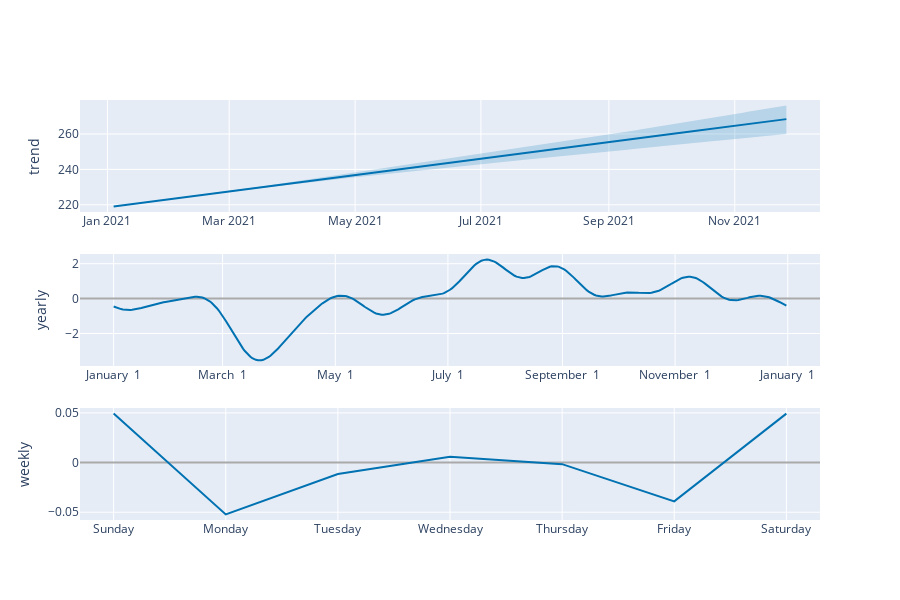

The notebook cell saved with this chart:
### Code cell
plot_components_plotly(model, forecast2)

### Figure 1 — Plotly figure (JSON) as saved in the notebook; plotly's stock layout.template omitted (floating-point values rounded to 4 significant figures; data arrays with more than 128 entries replaced by an {"elided": "..."} marker saying what was removed)
{"data": [{"line": {"color": "#0072B2", "width": 2}, "mode": "lines", "name": "trend", "type": "scatter", "x": {"elided": "228 str values"}, "xaxis": "x", "y": {"elided": "228 float values"}, "yaxis": "y"}, {"line": {"color": "rgba(0, 114, 178, 0.2)", "width": 0}, "mode": "lines", "name": "trend_upper", "type": "scatter", "x": {"elided": "228 str values"}, "xaxis": "x", "y": {"elided": "228 float values"}, "yaxis": "y"}, {"fill": "tonexty", "fillcolor": "rgba(0, 114, 178, 0.2)", "line": {"color": "rgba(0, 114, 178, 0.2)", "width": 0}, "mode": "lines", "name": "trend_lower", "type": "scatter", "x": {"elided": "228 str values"}, "xaxis": "x", "y": {"elided": "228 float values"}, "yaxis": "y"}, {"line": {"color": "#0072B2", "width": 2}, "mode": "lines", "name": "yearly", "type": "scatter", "x": {"elided": "365 str values"}, "xaxis": "x2", "y": {"elided": "365 float values"}, "yaxis": "y2"}, {"line": {"color": "#0072B2", "width": 2}, "mode": "lines", "name": "weekly", "type": "scatter", "x": ["2017-01-01T00:00:00", "2017-01-02T00:00:00", "2017-01-03T00:00:00", "2017-01-04T00:00:00", "2017-01-05T00:00:00", "2017-01-06T00:00:00", "2017-01-07T00:00:00"], "xaxis": "x3", "y": [0.04933, -0.0522, -0.01158, 0.005763, -0.0016, -0.03904, 0.04933], "yaxis": "y3"}], "layout": {"height": 600, "showlegend": false, "width": 900, "xaxis": {"anchor": "y", "domain": [0, 1], "range": ["2020-12-18T16:48:00", "2021-12-12T07:12:00"], "type": "date"}, "xaxis2": {"anchor": "y2", "domain": [0, 1], "range": ["2016-12-13T18:54:02.958904115", "2018-01-18T11:04:57.863013581"], "tickformat": "%B %e", "type": "date"}, "xaxis3": {"anchor": "y3", "domain": [0, 1], "range": ["2016-12-31T16:48:00", "2017-01-07T07:12:00"], "tickformat": "%A", "type": "date"}, "yaxis": {"anchor": "x", "domain": [0.7333, 1], "rangemode": "normal", "title": {"text": "trend"}, "zerolinecolor": "#AAA"}, "yaxis2": {"anchor": "x2", "domain": [0.3667, 0.6333], "title": {"text": "yearly"}, "zerolinecolor": "#AAA"}, "yaxis3": {"anchor": "x3", "domain": [0, 0.2667], "title": {"text": "weekly"}, "zerolinecolor": "#AAA"}}}
